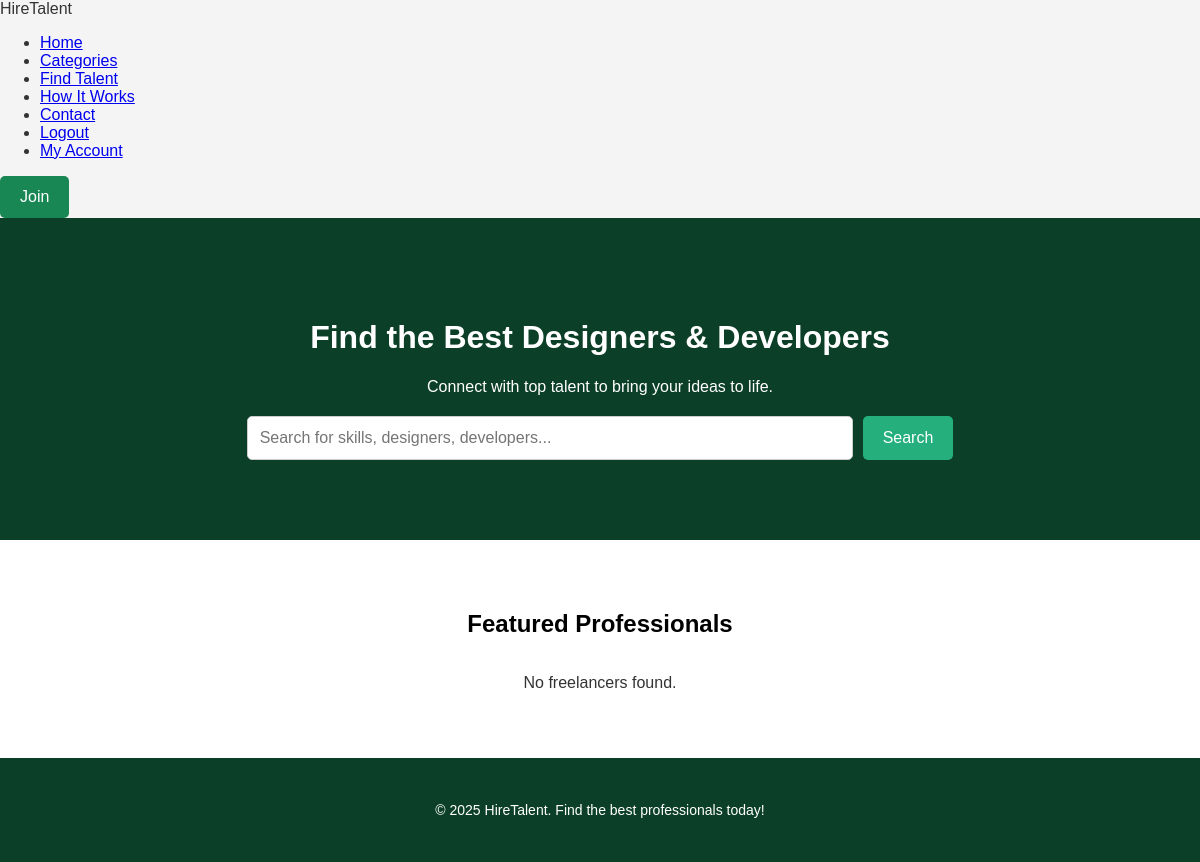
The app's page /, older data.
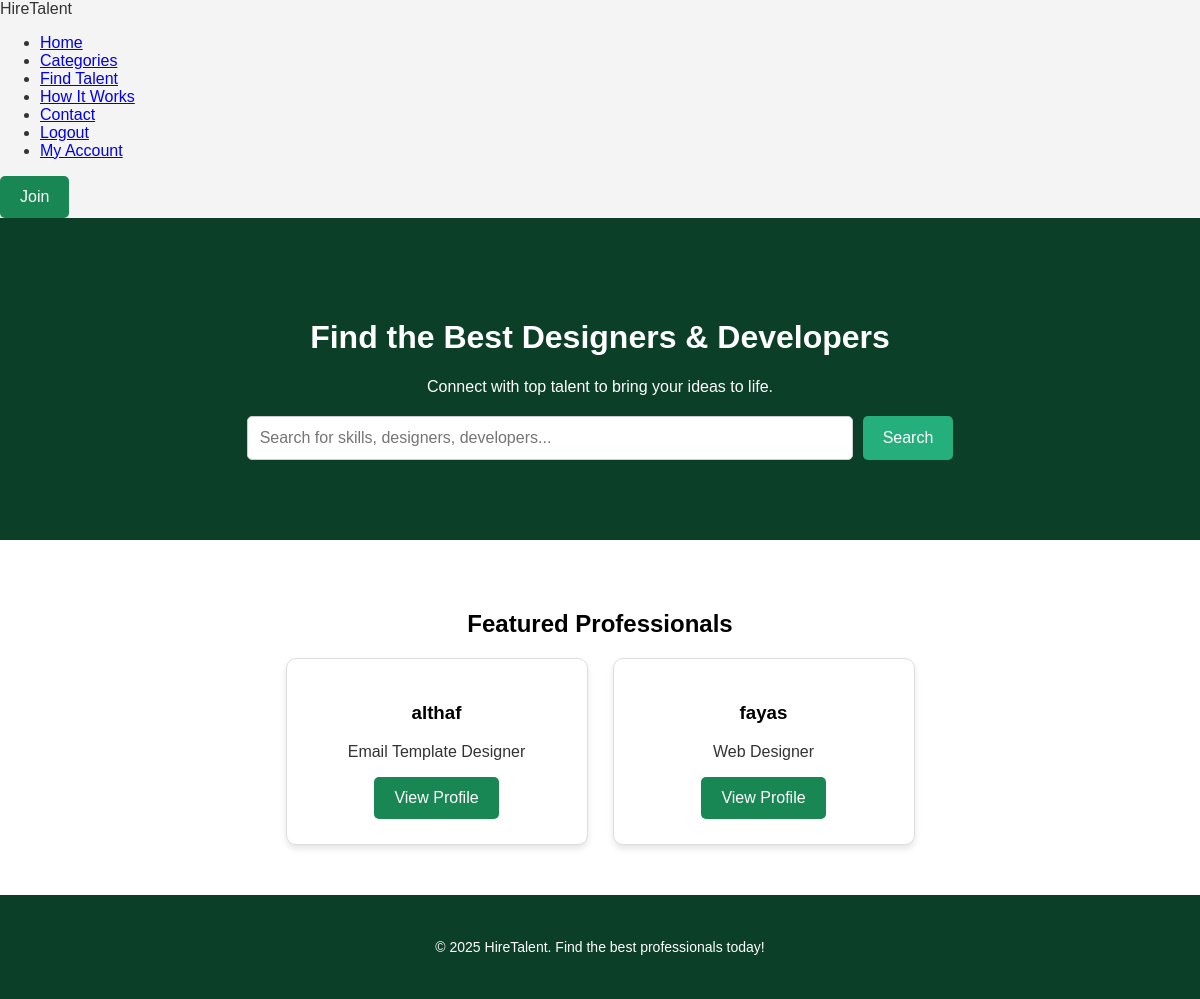
The same page, newer data.
### app/models.py (models this page shows, shortened)
class Freelancer(models.Model):
    CATEGORY_CHOICES = [
        ("UI/UX & Web Designers", "UI/UX & Web Designers"),
        ("Graphic & Visual Designers", "Graphic & Visual Designers"),
        ("Digital & Marketing Designers", "Digital & Marketing Designers"),
        ("Multimedia & Video Designers", "Multimedia & Video Designers"),
        ("Industrial & Product Designers", "Industrial & Product Designers"),
    ]
    name = models.CharField(max_length=255)
    email = models.EmailField(unique=True)
    category = models.CharField(max_length=50, choices=CATEGORY_CHOICES)
    subcategory = models.ForeignKey(SubCategory, on_delete=models.CASCADE, related_name='freelancers')
    portfolio_url = models.URLField(blank=True, null=True)
    bio = models.TextField()
    created_at = models.DateTimeField(auto_now_add=True)

class SubCategory(models.Model):
    category = models.ForeignKey(Category, on_delete=models.CASCADE, related_name='subcategories')
    name = models.CharField(max_length=255)
    def __str__(self):
        return self.name

### app/views.py (the view)
# urls.py: path('', views.home, name='home'),
def home(request):
    freelancers = Freelancer.objects.all()
    return render(request,'home.html',{'freelancers': freelancers})

### templates/home.html (shortened to what this page needs)
<!DOCTYPE html>
<html lang="en">
<head>
  {% load static %}
  <link rel="stylesheet" href="{% static 'css/home.css' %}">
</head>
<body>
  <nav class="navbar">
    <div class="logo">HireTalent</div>
    <ul class="nav-links">
      <li><a href="#">Home</a></li>
      <li><a href="{% url 'categories' %}">Categories</a></li>
      <li><a href="#">Find Talent</a></li>
      <li><a href="{% url 'how_it_works' %}">How It Works</a></li>
      <li><a href="{% url 'contact' %}">Contact</a></li>
      <li><a href="{% url 'logout' %}">Logout</a></li>
      <li><a href="{% url 'my_account' %}">My Account</a></li>
    </ul>
    <a href="{% url 'join' %}"><button class="join-btn">Join</button></a>
  </nav>
  <header class="hero">
    <h1>Find the Best Designers & Developers</h1>
    <p>Connect with top talent to bring your ideas to life.</p>
    <div class="search-bar">
      <input type="text" id="searchInput" placeholder="Search for skills, designers, developers...">
      <button id="searchButton">Search</button>
    </div>
  </header>
<section class="featured">
  <h2>Featured Professionals</h2>
  <div class="profiles">
      {% for freelancer in freelancers %}
      <div class="profile">
          <h3>{{ freelancer.name }}</h3>
          <p>{{ freelancer.subcategory }}</p>
          <a href="{% url 'profile' freelancer.id %}"><button>View Profile</button></a>
      </div>
      {% empty %}
      <p>No freelancers found.</p>
      {% endfor %}
  </div>
</section>
  <footer>
    <p>&copy; 2025 HireTalent. Find the best professionals today!</p>
  </footer>
</body>
</html>

### static/css/home.css (style rules this page uses)
body { font-family: Arial, sans-serif; margin: 0; padding: 0; background-color: #F4F4F4; color: #333; }
h1 { color: white; }
h2, h3 { color: #000000; }
button { background-color: #198754; color: white; border: none; padding: 12px 20px; cursor: pointer; border-radius: 5px; font-size: 16px; }
.hero { background-color: #0c3f27; text-align: center; padding: 80px 20px; color: #ffffff; }
.search-bar { margin-top: 20px; display: flex; justify-content: center; gap: 10px; }
.search-bar input { padding: 12px; width: 50%; border: 1px solid #ccc; border-radius: 5px; font-size: 16px; }
.search-bar button { background-color: #24af7c; font-size: 16px; }
.featured { text-align: center; padding: 50px 20px; background: #ffffff; color: #333; }
.profiles { display: flex; justify-content: center; gap: 25px; flex-wrap: wrap; }
.profile { background: #ffffff; padding: 25px; border-radius: 10px; box-shadow: 0px 4px 6px rgba(0, 0, 0, 0.1); text-align: center; width: 250px; color: #333; border: 1px solid #ddd; }
footer { text-align: center; padding: 30px; background: #0c3f27; color: #ffffff; font-size: 14px; }

Row changes from the older to the newer data that the page shows:
added Freelancer: name "althaf", subcategory "Email Template Designer"
added Freelancer: name "fayas", subcategory "Web Designer"
Text that changed along with them:
text no longer shown: "No freelancers found."
